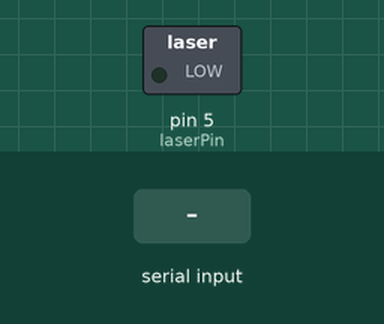
Bench run of a sketch on a simulated Arduino Uno, built with avr-gcc and run on an emulated ATmega328P. Parts: switched loads named in the sketch (green lamp = pin HIGH). The test bench sets the inputs (shaded band). What the sketch prints to the serial monitor is not drawn.

Above: at 1.2 s.
1.3 s: byte 90 received over Serial
Timing chart, 0 to 4.3 s (numbered marks = the images above; inputs shaded):
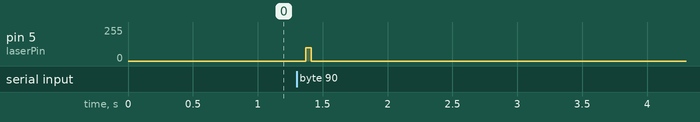

The sketch:

Predajnik_direktni.ino
```cpp
#define laserPin 5

double BIT_time = 50;

int x = 0;
int b[8];
int y;
int i = 0;


double t_poc;

volatile double milis;

void setup() {
  pinMode(laserPin, OUTPUT);
  Serial.begin(115200);

  TCCR1A = 0b00000000;
  TCCR1B = 0b00001011;
  TCNT1 = 0;
  OCR1A = 25;
  TIMSK1 = 0b00000010;
}

void loop() {

  //Serial.println(milis);
  if (Serial.available() > 0) {

    x = Serial.read();
    t_poc = milis;
    start();

    for (int i=7; i>=0; i--) {

      byte state = bitRead(x, i);
      if(state == 0){
        nula();

        Serial.println("0");
      }
      else{
        kec();
        Serial.println("1");
      }
    }
    PORTD = 0b00000000;
    //delay(4);
    Serial.println(milis-t_poc);
  }
}


double t1;

void nula(){
  t1 = milis;
  PORTD = 0b00000000;
  while((milis - t1) < BIT_time){}
}

void kec(){
  t1 = milis;
  PORTD = 0b00100000;
  while((milis - t1) < BIT_time){}
}

void start(){

  t1 = milis;
  PORTD = 0b00000000;
  while((milis - t1) < BIT_time){}

  t1 = milis;
  PORTD = 0b00100000;
  while((milis - t1) < BIT_time){}

  t1 = milis;
  PORTD = 0b00000000;
  while((milis - t1) < BIT_time){}
}

ISR(TIMER1_COMPA_vect){
  milis ++;
}
```

Measured:
- after the input at 1.3 s, pin 5 (laserPin): 0/255 → 100/255 after 0.07 s, → 0/255 0.04 s later
